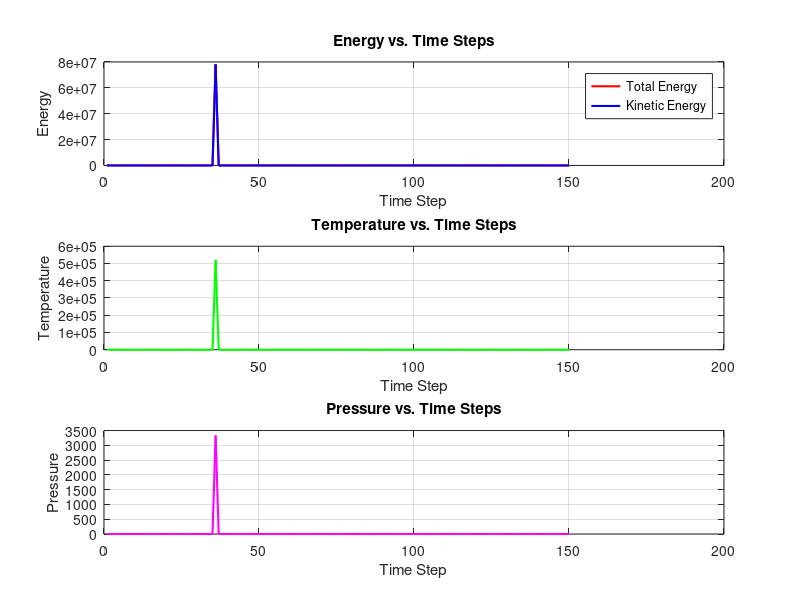

Recreate this plot in MATLAB.
clear; clc;

% Simulation parameters
n = 100; % Number of particles
L = 25; % Length of the simulation box
mass = 1; % Mass of each particle
sigma = 1; % Lennard-Jones parameter
epsilon = 1; % Lennard-Jones parameter
dt = 0.002; % Time step (reduced for stability)
steps = 150; % Number of simulation steps
Volume = L^3;

% Initialize positions and velocities
positions = L * rand(n, 3); 
velocities = randn(n, 3); 
velocities = velocities - mean(velocities);

% Initialize arrays for storage
forces = zeros(n, 3);
Energy_storage = zeros(steps, 1);
KEnergy_storage = zeros(steps, 1);
Temperature_storage = zeros(steps, 1);
Pressure_storage = zeros(steps, 1);

% Verlet Initialization
prev_positions = positions - velocities * dt; 

for step = 1:steps
    % Reset forces and energies
    forces(:) = 0;
    PotentialEnergy = 0;
    KineaticEnergy = 0;

    % Compute forces and potential energy using Lennard-Jones potential
    for i = 1:n
        for j = i+1:n
            % Compute distance vector and distance
            r_vec = positions(i, :) - positions(j, :);
            % Apply minimum image convention for periodic boundary conditions
            r_vec = r_vec - L * round(r_vec / L);
            r = norm(r_vec);

            % Apply cutoff distance for efficiency
            if r < 2.5 * sigma
                r6 = (sigma / r)^6;
                r12 = r6^2;
                force_mag = 24 * epsilon * (2 * r12 - r6) / r^2;

                % Update forces
                forces(i, :) = forces(i, :) + force_mag * r_vec / r;
                forces(j, :) = forces(j, :) - force_mag * r_vec / r; % Newton's Third Law

                % Compute potential energy
                PotentialEnergy = PotentialEnergy + 4 * epsilon * (r12 - r6);
            end
        end

        % Compute kinetic energy
        v = norm(velocities(i, :));
        KineaticEnergy = KineaticEnergy + 0.5 * mass * v^2;
    end

    % Calculate total energy, temperature, and pressure
    Total_Energy = PotentialEnergy + KineaticEnergy;
    Temperature = (2 * KineaticEnergy) / (3 * n);
    Pressure = (n * Temperature / Volume) + (1 / (3 * Volume)) * sum(sum(forces .* positions));

    % Store values
    Energy_storage(step) = Total_Energy;
    KEnergy_storage(step) = KineaticEnergy;
    Temperature_storage(step) = Temperature;
    Pressure_storage(step) = Pressure;

    % Verlet integration
    new_positions = 2 * positions - prev_positions + (forces / mass) * dt^2;
    new_velocities = (new_positions - positions) / dt;

    % Apply periodic boundary conditions
    new_positions = mod(new_positions, L);

    % Update positions and velocities
    prev_positions = positions;
    positions = new_positions;
    velocities = new_velocities;
end

% Plot results
x = 1:steps;
figure;

subplot(3, 1, 1);
plot(x, Energy_storage, 'r', 'LineWidth', 1.5);
hold on;
plot(x, KEnergy_storage, 'b', 'LineWidth', 1.5);
legend('Total Energy', 'Kinetic Energy');
title('Energy vs. Time Steps');
xlabel('Time Step');
ylabel('Energy');
grid on;

subplot(3, 1, 2);
plot(x, Temperature_storage, 'g', 'LineWidth', 1.5);
title('Temperature vs. Time Steps');
xlabel('Time Step');
ylabel('Temperature');
grid on;

subplot(3, 1, 3);
plot(x, Pressure_storage, 'm', 'LineWidth', 1.5);
title('Pressure vs. Time Steps');
xlabel('Time Step');
ylabel('Pressure');
grid on;

disp('Simulation Complete!');
